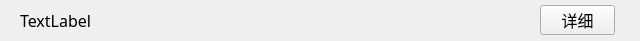
<?xml version="1.0" encoding="UTF-8"?>
<ui version="4.0">
 <class>MitFxPlcListWidgetItem</class>
 <widget class="QWidget" name="MitFxPlcListWidgetItem">
  <property name="geometry">
   <rect>
    <x>0</x>
    <y>0</y>
    <width>640</width>
    <height>41</height>
   </rect>
  </property>
  <property name="font">
   <font>
    <family>微软雅黑</family>
    <pointsize>12</pointsize>
   </font>
  </property>
  <property name="windowTitle">
   <string>Form</string>
  </property>
  <widget class="QLabel" name="label">
   <property name="geometry">
    <rect>
     <x>20</x>
     <y>10</y>
     <width>91</width>
     <height>21</height>
    </rect>
   </property>
   <property name="text">
    <string>TextLabel</string>
   </property>
  </widget>
  <widget class="QPushButton" name="pushButton">
   <property name="geometry">
    <rect>
     <x>540</x>
     <y>5</y>
     <width>75</width>
     <height>30</height>
    </rect>
   </property>
   <property name="text">
    <string>详细</string>
   </property>
  </widget>
 </widget>
 <resources/>
 <connections/>
</ui>
